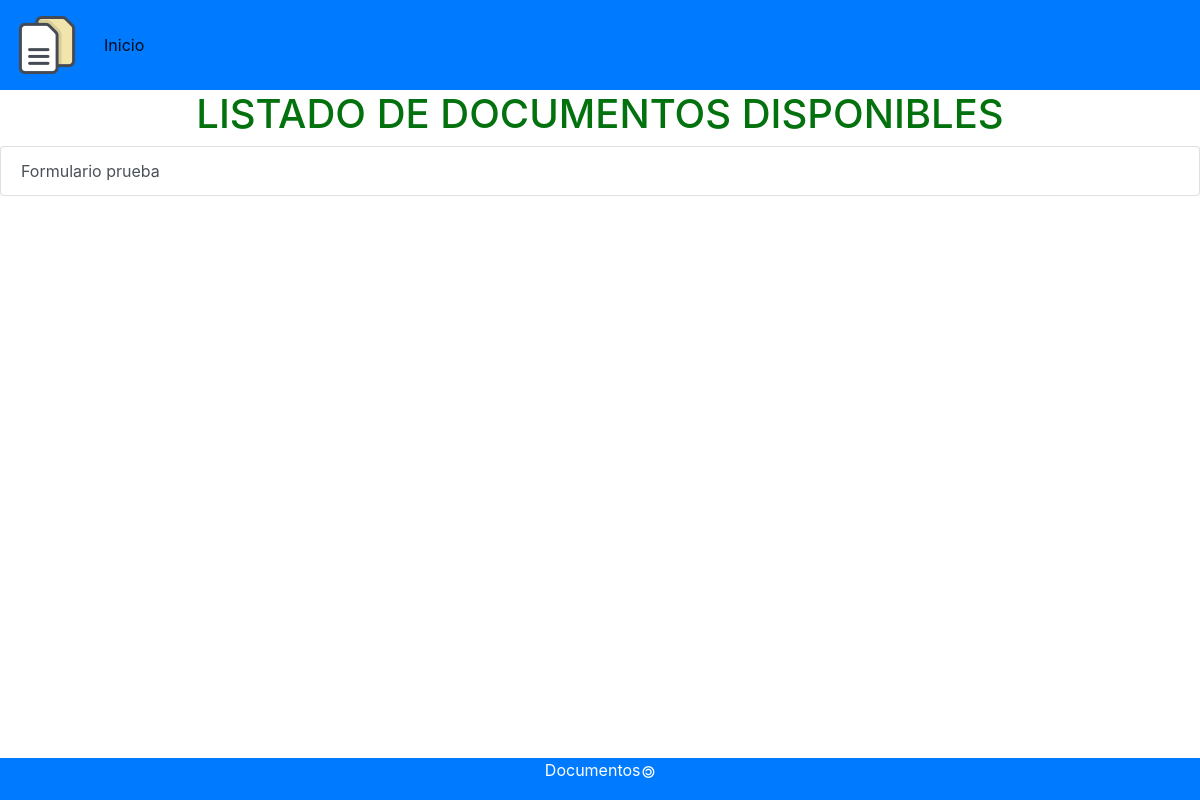
Before: / with the older database file.
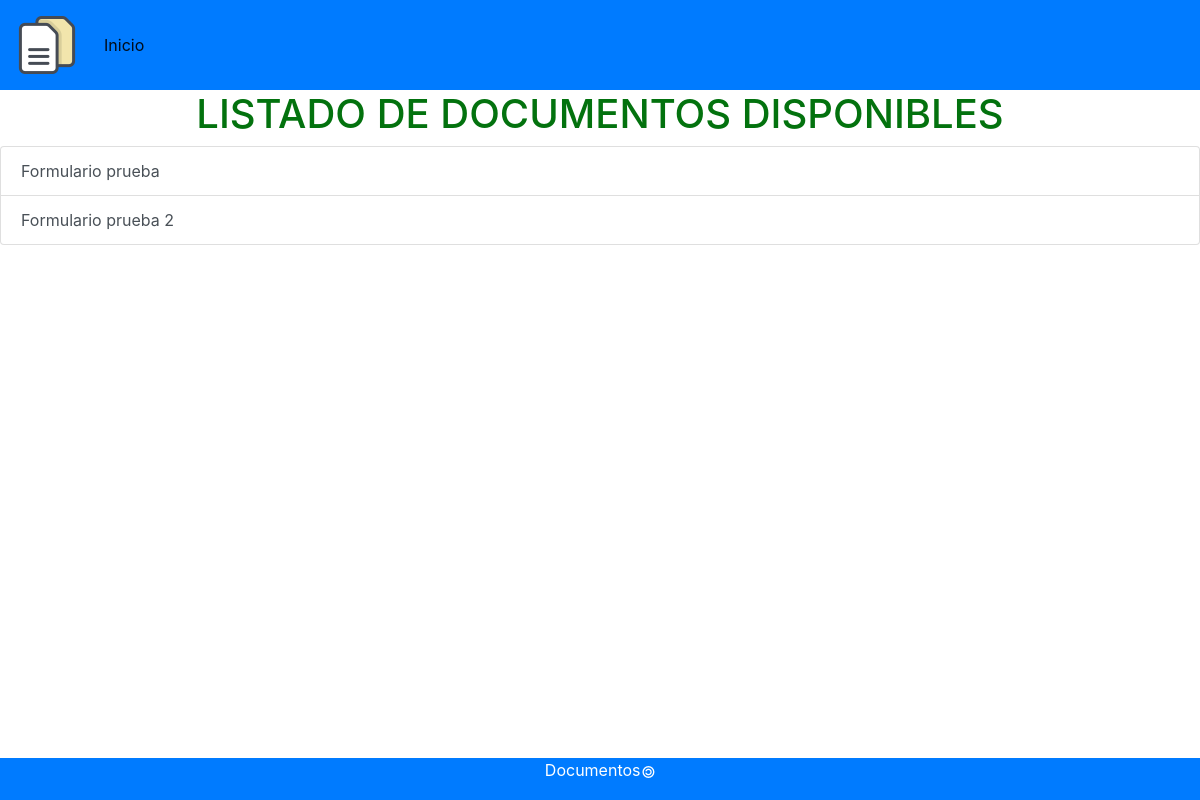
After: the same page with the newer database file.
### polls/models.py (models this page shows, shortened)
class GenPdf(models.Model):
    pdf_name = models.CharField(max_length=200)
    origin_pdf = models.FileField(upload_to="polls/upload",
                                  null=True,
                                  verbose_name='file ')
    published = models.BooleanField(default=True, help_text="Publicado")

### polls/views.py (the view)
# urls.py: path('', views.IndexView.as_view(), name='index'),
class IndexView(generic.ListView):
    template_name = 'formulario/pdfs.html'
    context_object_name = 'latest_pdf_list'
    def get_queryset(self):
        return GenPdf.objects.filter(published=True).order_by('pdf_name')

### polls/templates/formulario/pdfs.html (shortened to what this page needs)
<!DOCTYPE html>
<html lang="en">
<head>
</head>
<body>
{% include "formulario/header.html" %}
<h1>Listado de documentos disponibles</h1>
{% if latest_pdf_list %}
    <div class="list-group">
        {% for pdf in latest_pdf_list %}
            {% if pdf.published %}
                <a type="button" class="list-group-item list-group-item-action"  href="{% url 'detail' pdf.id %}">
                    {{ pdf.pdf_name }}
                </a>
            {% endif %}
        {% endfor %}
    </div>
{% else %}
    <p>No hay formulario disponible</p>
{% endif %}
{% include "formulario/footer.html" %}
</body>
</html>

Changed rows visible on the page:
added GenPdf: pdf_name "Formulario prueba 2"
